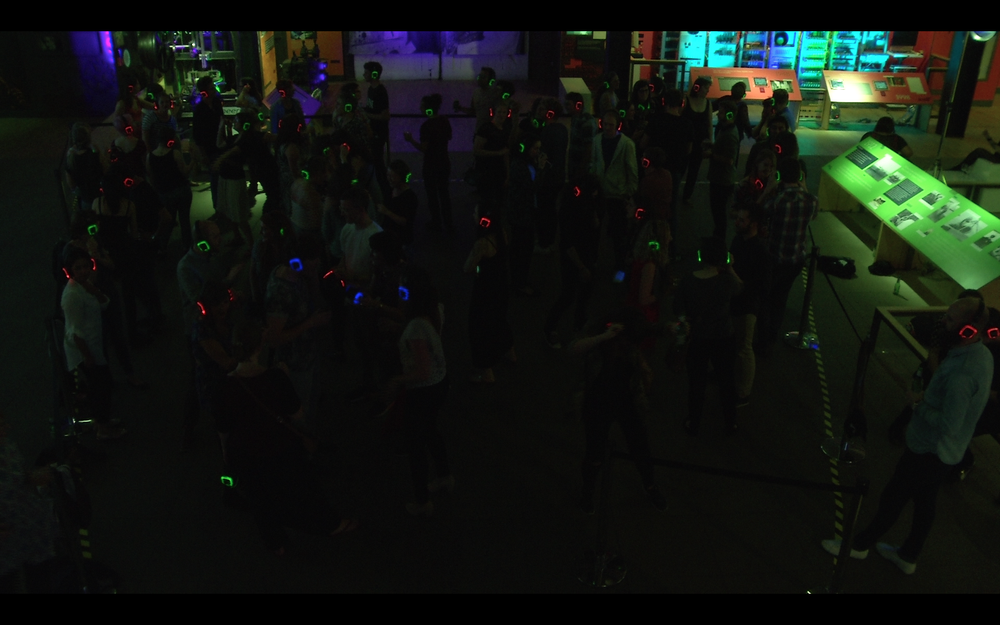
#> input picture Example_009.png, 1000 x 625 px, shrunk from 1280 x 800 before the run
$ python -i ProcessImage.py   (imports and definitions only)   (older library calls are emulated)
#> lines starting #> are read from the running program, lines starting #| are printed output that depends on the picture; after the words box and inside, x2 and y2 are one past the last pixel; in counts of white or black regions, pixels touching at a corner belong together
#> further down, picture is the input picture: shape (625, 1000, 3); mean B, G, R 17.2, 21.7, 17.3
import os, csv, cv2, sys
import numpy as np
from matplotlib import pyplot as plt

# TODO: check for all functions that return values AND save images if this is necessary.


########################################
#####     GEN IMAGE PROCESSING     #####
########################################


def read_image(imin, colorspace = None):
    """ Reads an image from a filepath.

    Args:
        imin: full path to image (absolute or relative), if it's not a string the function assumes
              it to be an image.
        colorspace: one of the following cv2.imread flags: cv2.IMREAD_COLOR, cv2.IMREAD_GRAYSCALE,
                    cv2.IMREAD_UNCHANGED (optional).
    Returns:
        An image array.
    """

    if isinstance(imin, str):
        imin = os.path.expanduser(imin)

        return cv2.imread(imin)

        # [5 lines of commented-out code are left out]
    else:
        return imin


def save_image(image, imname, imdir = None):
    """ Save image to file.

    Args:
        image: image to save (array of values)
        imname: name of image to append to imdir, if it contains no extension default to png.
        imdir: full path to target directory (absolute or relative path), if none is given, image is
               saved to the current working directory.
    """

    # Test if imname contains an extension, if not: default to png.
    if len(imname.rsplit('.')) == 1:
        imname = imname + ".png"

    if imdir:
        imname = imdir + imname
        cv2.imwrite(imname, image)
    else:
        cv2.imwrite(imname, image)


def save_images(images, imnames, imdir = None):
    """ Save multiple images to files (calls save_image)

    Args:
        images: list of images to save.
        imnames: list of image names to append to imdir.
        imdir: path to target directory (absolute or relative path), if none is given, image is
               saved to the current working directory.
    """

    if imdir:
        for imname, image in zip(imnames, images):
            save_image(image, imname, imdir)
    else:
        for imname, image in zip(imnames, images):
            save_image(image, imname)


# [19 lines left out: function show_image, not called in this run]


########################################
#####     BGR IMAGE PROCESSING     #####
########################################


def separate_colors(imin, imdir = None):
    """ Takes a colour image and separates the colour layers.

    Args:
        imin: path to image (absolute or relative) or color image to separate.
        imdir:

    Returns:
        saves individual color layers to file
        b, g, r: individual color layers of the original image.
    """

    img = read_image(imin)

    b, g, r = cv2.split(img)
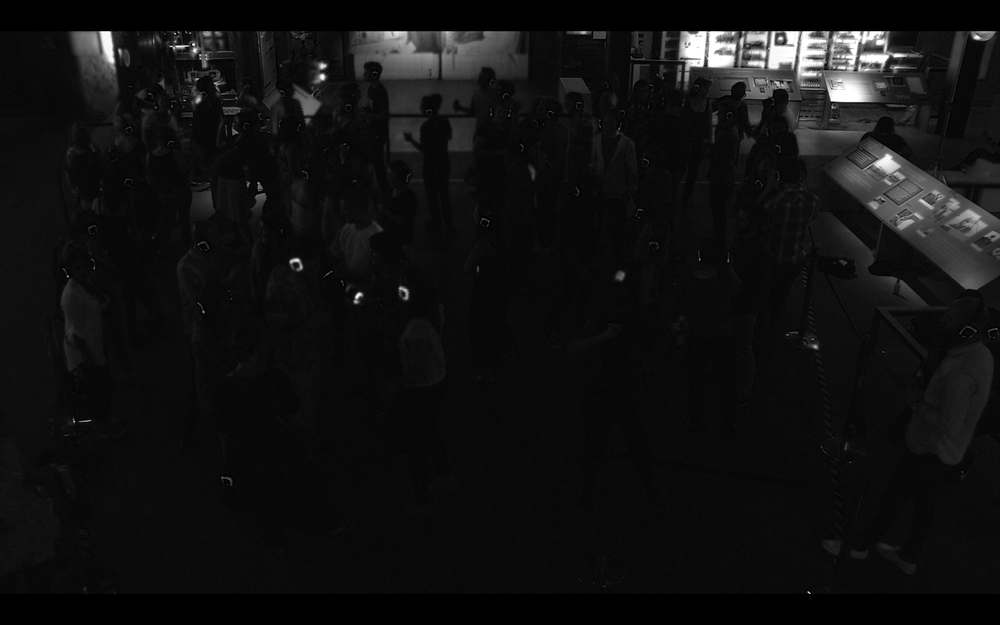
#> b: shape (625, 1000); min 0, max 255, mean 17.2
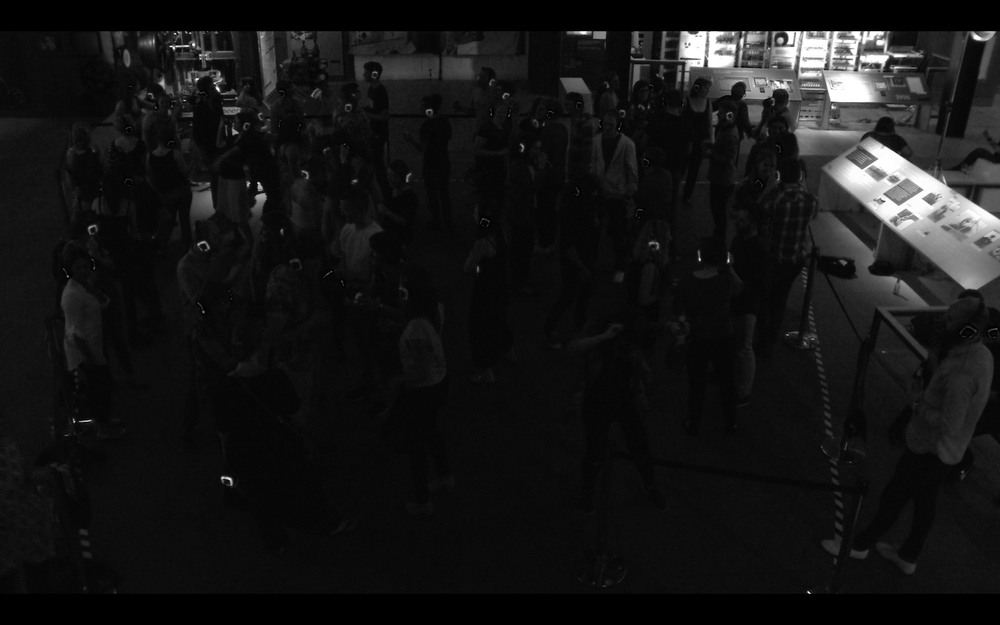
#> g: shape (625, 1000); min 0, max 255, mean 21.7
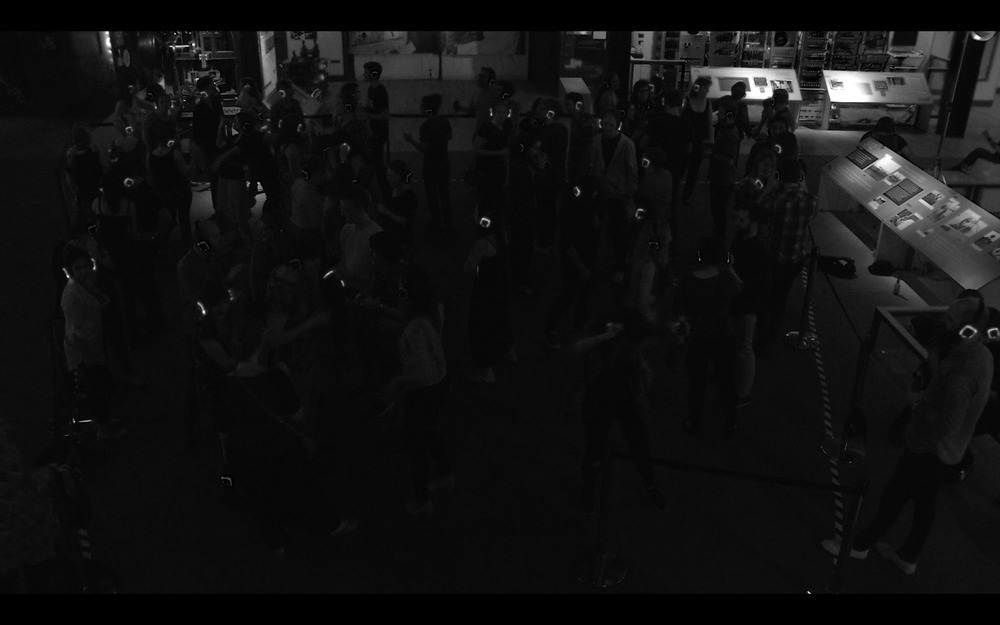
#> r: shape (625, 1000); min 0, max 255, mean 17.3

    # Display image for debugging purposes.
    # show_image(img)

    imnames = ['b', 'g', 'r']
    images = [b, g, r]

    # TODO: check if this is necessary.
    if imdir:
        save_images(images, imnames, imdir)
    else:
        save_images(images, imnames)
#> the loop in save_images, `for imname, image in zip(imnames, images):` made 3 passes

    return b, g, r


# [108 lines left out: functions otsu_base, otsu_threshold, find_contours_base, find_contours_test, otsu_threshold, not called in this run]


def otsu_threshold_multi(imin, gauss = None, imdir = None):
    """ Takes an image and creates binarised versions using Otsu thresholding.

    Args:
        imin
    Returns:
        otsu_b, otsu_g, otsu_r:
    """

    b, g, r = separate_colors(imin)

    if gauss:
        blur_b = cv2.GaussianBlur(b, (5, 5), 0)
        blur_g = cv2.GaussianBlur(g, (5, 5), 0)
        blur_r = cv2.GaussianBlur(r, (5, 5), 0)

        _, otsu_b = cv2.threshold(blur_b, 0, 255, cv2.THRESH_BINARY + cv2.THRESH_OTSU)
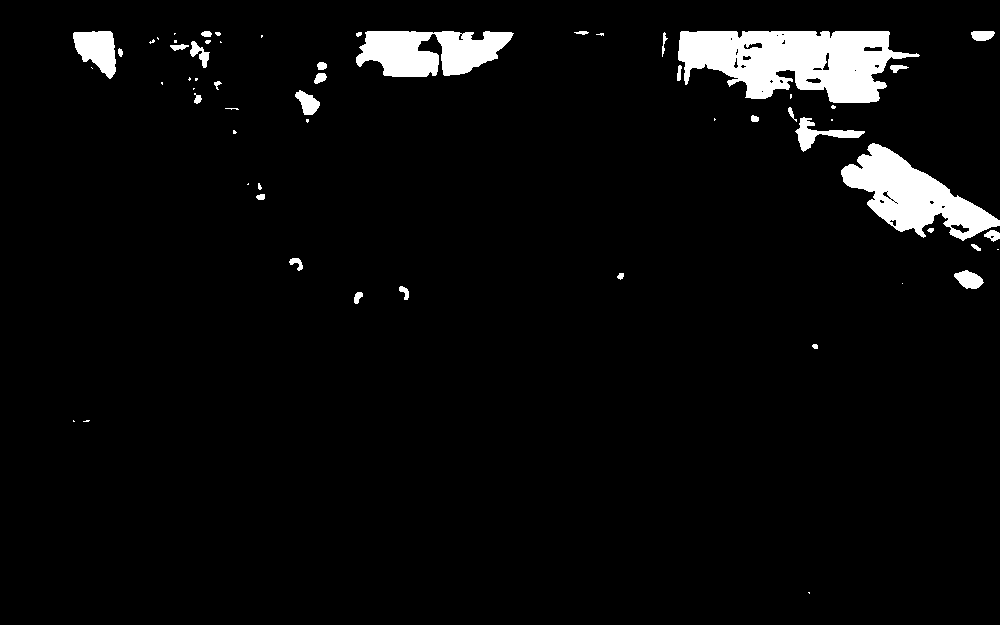
#> otsu_b: shape (625, 1000); 4.5% white; 60 white regions (27 under 20 px), largest, box (x1, y1, x2, y2) and area: (678, 31, 920, 103) 11436, (841, 143, 1000, 241) 6787, (356, 31, 514, 77) 5115
        _, otsu_g = cv2.threshold(blur_g, 0, 255, cv2.THRESH_BINARY + cv2.THRESH_OTSU)
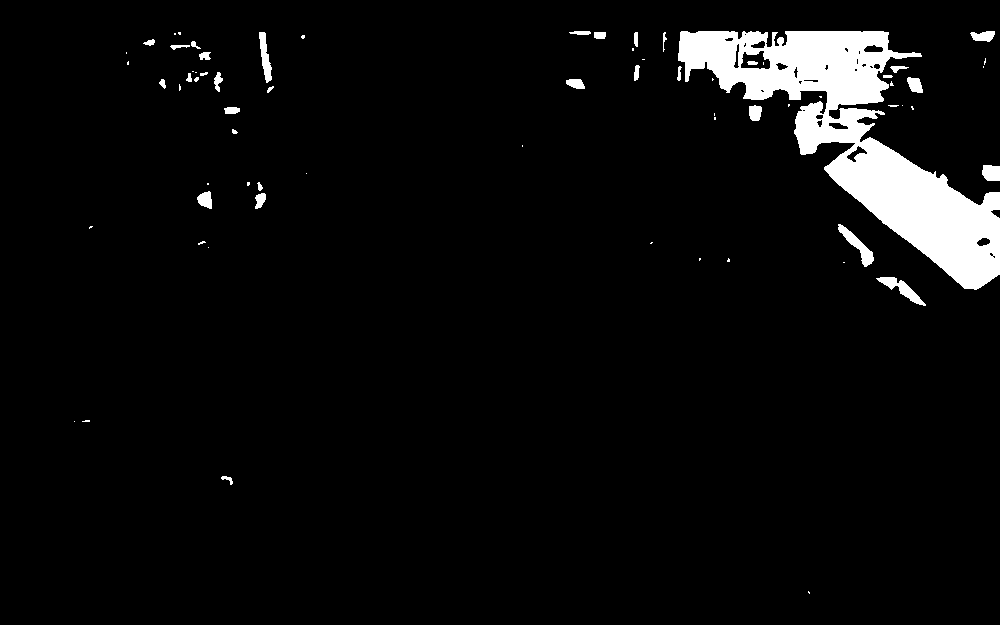
#> otsu_g: shape (625, 1000); 4.9% white; 70 white regions (37 under 20 px), largest, box (x1, y1, x2, y2) and area: (678, 31, 1000, 290) 26893, (838, 224, 874, 267) 456, (876, 277, 926, 306) 442
        _, otsu_r = cv2.threshold(blur_r, 0, 255, cv2.THRESH_BINARY + cv2.THRESH_OTSU)
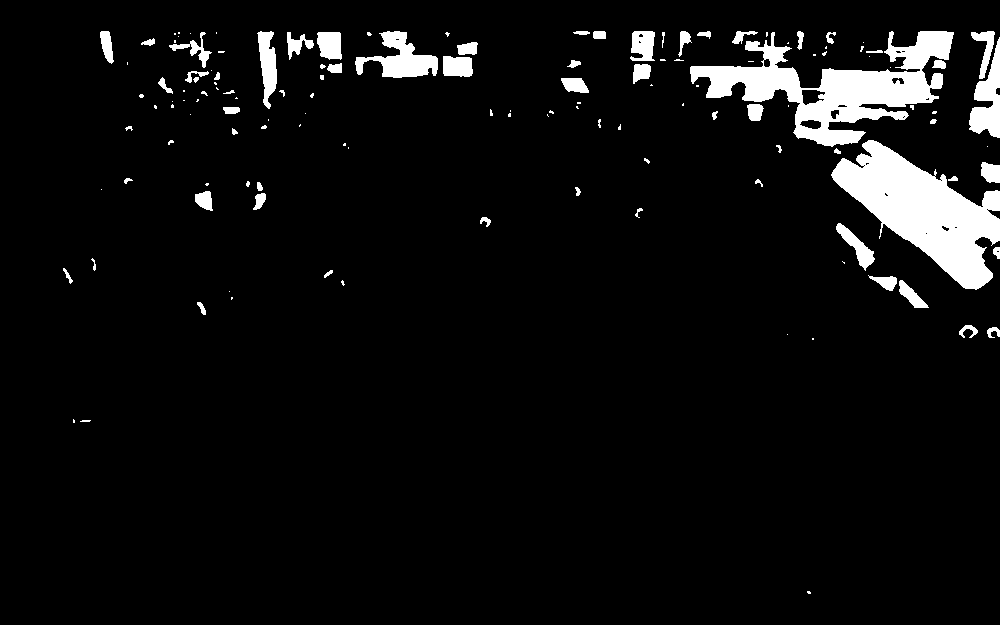
#> otsu_r: shape (625, 1000); 5.8% white; 136 white regions (72 under 20 px)

        imnames = ['otsu_gauss_b', 'otsu_gauss_g', 'otsu_gauss_r']

    else:
        _, otsu_b = cv2.threshold(b, 0, 255, cv2.THRESH_BINARY + cv2.THRESH_OTSU)
        _, otsu_g = cv2.threshold(g, 0, 255, cv2.THRESH_BINARY + cv2.THRESH_OTSU)
        _, otsu_r = cv2.threshold(r, 0, 255, cv2.THRESH_BINARY + cv2.THRESH_OTSU)

        imnames = ['otsu_b', 'otsu_g', 'otsu_r']

    images = [otsu_b, otsu_g, otsu_r]

    # [4 lines of commented-out code are left out]

    return otsu_b, otsu_g, otsu_r


# [17 lines left out: function find_contours_single, not called in this run]


def find_contours_multi(imin, maskin = None):
    """ Finds contours of each colour layer, then returns them.  Applies mask if necessary.

    Args:
        imin:
        makskin:

    Returns:
        contours_b, contours_g, contours_r: dictionary of contours for the individual layers

    1. Call otsu_multi with gaussian filtering, returns colour layers.
    2. Find contours for each layer.
    """

    # TODO: allow function call with input image, not text string.
    #       save_image assumes imin is a string.

    b, g, r = otsu_threshold_multi(imin, "gauss")

    if maskin:
        # Read mask and apply to all three layers.
        # TODO: make sure read_image handles the colorspace argument properly.
        mask = read_image(maskin)
        mask = cv2.cvtColor(mask, cv2.cv.CV_BGR2GRAY)

        # TODO: see if this can be simplified (i.e. reduce number of near-duplicate lines).
        # IDEA: Instead of splitting the image into different variables, iterate over the image layers.
        b = cv2.bitwise_and(b, b, mask = mask)
        g = cv2.bitwise_and(g, g, mask = mask)
        r = cv2.bitwise_and(r, r, mask = mask)

    # TODO: see if this can be simplified (i.e. reduce number of near-duplicate lines).
    contours_b, _ = cv2.findContours(b, cv2.RETR_TREE, cv2.CHAIN_APPROX_SIMPLE)
#> contours_b = 91 contours, 51 with area under 20; largest, box (x1, y1, x2, y2) and area: (678, 31, 920, 103) 11400, (841, 143, 1000, 241) 6724, (356, 31, 514, 77) 4887, (73, 31, 116, 79) 1290, (795, 117, 865, 152) 642
    contours_g, _ = cv2.findContours(g, cv2.RETR_TREE, cv2.CHAIN_APPROX_SIMPLE)
#> contours_g = 98 contours, 56 with area under 20; largest, box (x1, y1, x2, y2) and area: (678, 31, 1000, 290) 27226, (740, 50, 771, 70) 408, (838, 224, 874, 267) 406, (876, 277, 926, 306) 386, (259, 32, 272, 83) 293
    contours_r, _ = cv2.findContours(r, cv2.RETR_TREE, cv2.CHAIN_APPROX_SIMPLE)
#> contours_r = 159 contours, 103 with area under 20; largest, box (x1, y1, x2, y2) and area: (831, 140, 1000, 290) 11419, (690, 31, 954, 147) 11286, (355, 31, 438, 78) 1706, (969, 37, 1000, 138) 1468, (257, 31, 277, 109) 850

    return contours_b, contours_g, contours_r


# [35 lines left out: function save_contours_multi, not called in this run]


def find_centres(contours):
    """
    """
    # TODO: write docstring

    centres = []

    for i in range(len(contours)):
        if cv2.contourArea(contours[i]) < 5:
            continue
        if cv2.contourArea(contours[i]) > 250:
            continue

        moments = cv2.moments(contours[i])

        centres.append(
            (int(moments['m10'] / moments['m00']), int(moments['m01'] / moments['m00'])))

    # print centres
    return centres


def find_centres_multi(imin, maskin = None):
    """ Finds centres in each color layer.

    Args:
        imin
        maskin

    Returns:
        centres_b, centres_g, centres_r:
    """

    # FIXME: multiple values of maskin, need to use a different keyword.
    # TODO: change output to one argument.
    if maskin:
        contours_b, contours_g, contours_r = find_contours_multi(imin, maskin = maskin)
    else:
        contours_b, contours_g, contours_r = find_contours_multi(imin)

    # Preallocate for each color layer.
    centres_b = find_centres(contours_b)
#> the loop in find_centres, `for i in range(len(contours)):` made 91 passes
#> after the loop in find_centres, `for i in range(len(contours)):`: centres = 55 pairs, first value 119 to 992, second value 32 to 345
#> centres_b has the same summary as centres in find_centres
    centres_g = find_centres(contours_g)
#> the loop in find_centres (call 2), `for i in range(len(contours)):` made 98 passes
#> centres_g = 60 pairs, first value 149 to 993, second value 32 to 478
    centres_r = find_centres(contours_r)
#> centres_r = 86 pairs, first value 67 to 996, second value 32 to 592

    return centres_b, centres_g, centres_r


# [137 lines left out: functions save_centres_multi, find_centres_single, save_centres, printProgress, show_centres, not called in this run]


# [5 lines of commented-out code are left out]

>>> import cv2
>>> picture = cv2.imread('../Example_009.png')
>>> result = find_centres_multi(picture)
